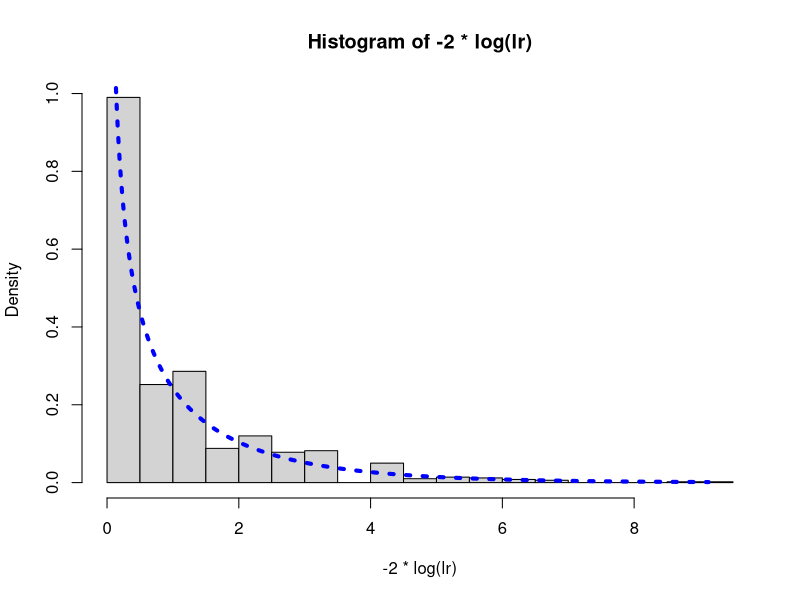
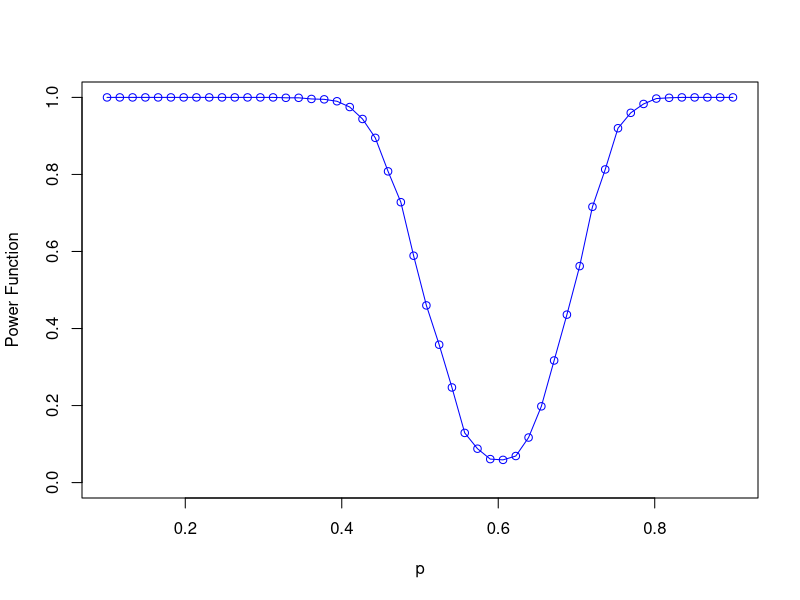

Reproduce these figures in R, in order. (Note: this script raises an error after producing the figures.)
## ---- chunk 1
library(dplyr) 
library(tidyverse)
## ---- chunk 2
p0 <- 0.6 #null hypothesis
n <- 100 #sample size
s <- 1000 #number of simulations

#generate data
x <- matrix(rbernoulli(n*s, p0), nrow = n, ncol=s) 
#sample mean for each column
m <- apply(x,2,mean) 

#Likelihood ratio test statistics across simulations
lr <- ((p0/m)^(m*n))*((1-p0)/(1-m))^(n-m*n)
## ---- chunk 3
hist(-2*log(lr),breaks = 20, probability = TRUE) 

#comparing histogram with the pdf of chi-squared distribution
z <- seq(min(-2*log(lr)),max(-2*log(lr)),0.01)
lines(z,dchisq(z, 1),col="blue", lwd=4,lty="dotted")
## ---- chunk 4
p0 <- 0.6 #null hypothesis
n <- 100 #sample size
s <- 1000 #number of simulations

#generate data
x <- matrix(rbernoulli(n*s, p0), nrow = n, ncol=s) 
#sample mean for each column
m <- apply(x,2,mean) 

#Likelihood ratio test statistics across simulations
lr <- ((p0/m)^(m*n))*((1-p0)/(1-m))^(n-m*n)

#the exact critical value for a size-0.05 likelihood ratio test is:
quantile(lr, c(0.05),type =4)

#the quantile function implements the inverse cdf. we verify that it is indeed the case:
sum(lr<=quantile(lr, c(0.05),type =4))/s #should be close to 0.05

#the asymptotic critical value is 0.1465
## ---- chunk 5
p0 <- 0.6 #null hypothesis
n <- 100 #sample size
s <- 1000 #number of simulations

#support of the power function
psupport <- seq(from=0.1, to=0.9, length.out = 50) 

#stores the values of the power function
B <- vector('numeric')

for (p in psupport) {
  
  #generate data
  x <- matrix(rbernoulli(n*s, p), nrow = n, ncol=s) 
  #sample mean for each column
  m <- apply(x,2,mean) 
  
  #Likelihood ratio test statistics across simulations
  lr <- ((p0/m)^(m*n))*((1-p0)/(1-m))^(n-m*n)
  B <- rbind(B,sum(lr<0.1465)/s)
}

plot(psupport, B, ylim = c(0,1),type = "o",col ="blue",ylab="Power Function",xlab = "p")
## ---- chunk 6
p0 <- 0.6 #null hypothesis
n <- 100 #sample size
s <- 1000 #number of simulations

#first, find the exact critical value
x <- matrix(rbernoulli(n*s, p0), nrow = n, ncol=s) 
#sample mean for each column
m <- apply(x,2,mean) 
#Likelihood ratio test statistics across simulations
lr <- ((p0/m)^(m*n))*((1-p0)/(1-m))^(n-m*n)
#the exact critical value for a size-0.05 likelihood ratio test is:
c <- quantile(lr, c(0.05),type=4)

#support of the power function
psupport <- seq(from=0.1, to=0.9, length.out = 50) 

#stores the values of the power function
B1 <- vector('numeric')
B2 <- vector('numeric')

for (p in psupport) {
  
  #generate data
  x <- matrix(rbernoulli(n*s, p), nrow = n, ncol=s) 
  #sample mean for each column
  m <- apply(x,2,mean) 
  
  #Likelihood ratio test statistics across simulations
  lr <- ((p0/m)^(m*n))*((1-p0)/(1-m))^(n-m*n)
  B1 <- rbind(B1,sum(lr<0.1465)/s)
  B2 <- rbind(B2,sum(lr<c)/s)
  B3 <- rbind(B3,sum(lr<0.5)/s)
}

plot(psupport, B1, ylim = c(0,1),type = "o",col ="blue",ylab="Power Function",xlab = "p",lwd=1.5,panel.first=grid(),xaxp  = c(0, 1, 10),yaxp  = c(0, 1, 20))
lines(psupport, B2, ylim = c(0,1),type = "o",col ="red",ylab="Power Function",xlab = "p")
abline(0.05,0)

## ---- chunk 7
p0 <- 0.6 #null hypothesis
n1 <- 10 #sample size
n2 <- 50 #sample size
n3 <- 200 #sample size
n4 <- 500 #sample size
s <- 1000 #number of simulations

#support of the power function
psupport <- seq(from=0.1, to=0.9, length.out = 50) 

#stores the values of the power function
B1 <- vector('numeric')
B2 <- vector('numeric')
B3 <- vector('numeric')
B4 <- vector('numeric')

for (p in psupport) {
  
  #generate data
  x1 <- matrix(rbernoulli(n1*s, p), nrow = n1, ncol=s) 
  x2 <- matrix(rbernoulli(n2*s, p), nrow = n2, ncol=s) 
  x3 <- matrix(rbernoulli(n3*s, p), nrow = n3, ncol=s) 
  x4 <- matrix(rbernoulli(n4*s, p), nrow = n4, ncol=s) 
  #sample mean for each column
  m1 <- apply(x1,2,mean) 
  m2 <- apply(x2,2,mean) 
  m3 <- apply(x3,2,mean) 
  m4 <- apply(x4,2,mean) 
  
  #Likelihood ratio test statistics across simulations
  lr1 <- ((p0/m1)^(m1*n1))*((1-p0)/(1-m1))^(n1-m1*n1)
  lr2 <- ((p0/m2)^(m2*n2))*((1-p0)/(1-m2))^(n2-m2*n2)
  lr3 <- ((p0/m3)^(m3*n3))*((1-p0)/(1-m3))^(n3-m3*n3)
  lr4 <- ((p0/m4)^(m4*n4))*((1-p0)/(1-m4))^(n4-m4*n4)
  B1 <- rbind(B1,sum(lr1<0.1465)/s)
  B2 <- rbind(B2,sum(lr2<0.1465)/s)
  B3 <- rbind(B3,sum(lr3<0.1465)/s)
  B4 <- rbind(B4,sum(lr4<0.1465)/s)

}

plot(psupport, B1, ylim = c(0,1),type = "o",col ="blue",ylab="Power Function",xlab = "p",lwd=1.5,panel.first=grid(),xaxp  = c(0, 1, 10),yaxp  = c(0, 1, 20))
lines(psupport, B2, ylim = c(0,1),type = "o",col ="red")
lines(psupport, B3, ylim = c(0,1),type = "o",col ="green")
lines(psupport, B4, ylim = c(0,1),type = "o",col ="cyan")
abline(0.05,0)

## ---- chunk 8
s<-1000
x <- rnorm(s,mean=0,sd=1)
#simulated probability that X>3
sum(x>3)/s 
#theoretical probability that X>3
1-pnorm(3,mean= 0 ,sd=1)
## ---- chunk 9
s<-1000

#draw from importance distribution
x <- rnorm(s,mean=3,sd=2)

#importance weight
w <- dnorm(x,mean=0,sd=1)/dnorm(x,mean=3,sd=2)

#probability that X>3 using importance sampling
sum((x>3)*w)/s
## ---- chunk 10
s<-100
x <- rnorm(s,mean=0,sd=1)

#expectation of normal truncated to [0,1]
sum(x[0<x & x<1])/sum(0<x & x<1)

#true value is 0.459855

#using importance sampling
#importance weight
u <- runif(s,min=0,max=1)
q<- pnorm(1,mean=0,sd=1)-pnorm(0,mean=0,sd=1)
w <- dnorm(u,mean=0,sd=1)/q
mean(u*w)
## ---- chunk 11
s<-1000
x <- rnorm(s,mean=0,sd=1)

#expectation of normal truncated to [2,2.05]
sum(x[3<x & x<3.05])/sum(3<x & x<3.05)

#using importance sampling
#importance weight
u <- runif(s,min=3,max=3.05)
q<- pnorm(3.05,mean=0,sd=1)-pnorm(3,mean=0,sd=1)
w <- (dnorm(u,mean=0,sd=1)/q)/(1/0.05)
mean(u*w)
